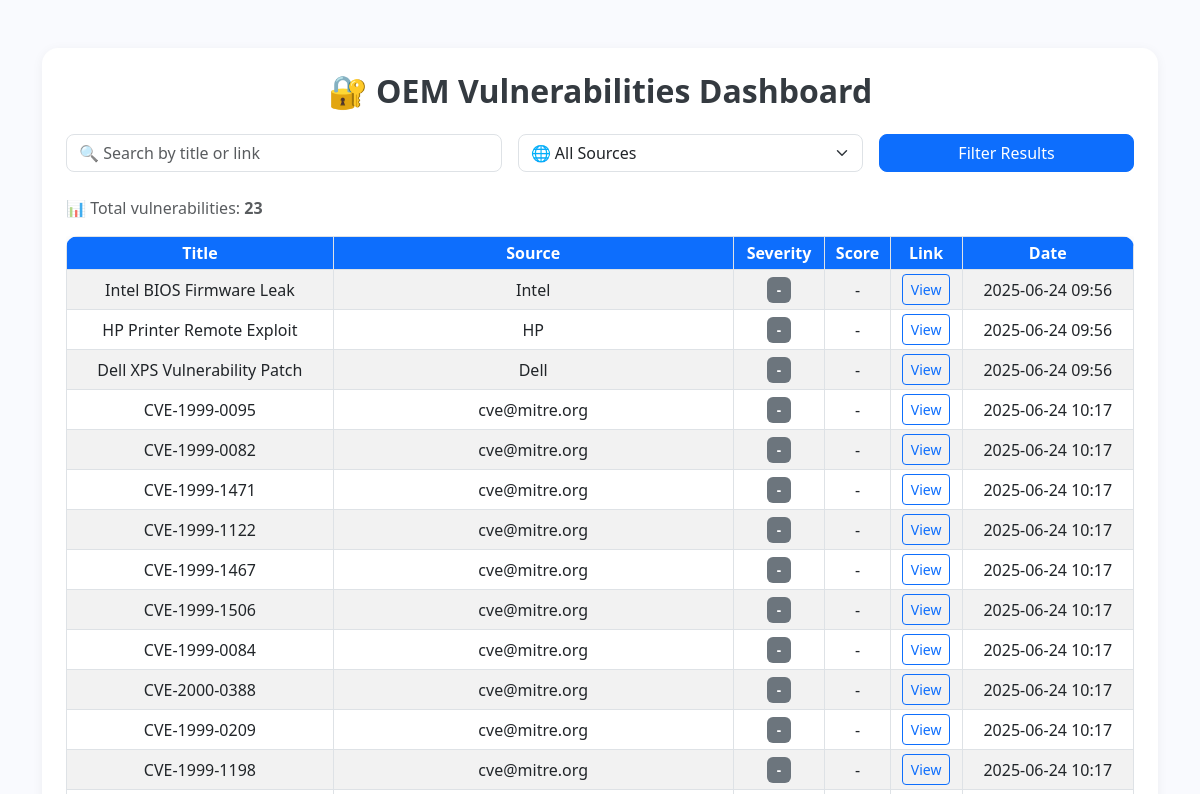
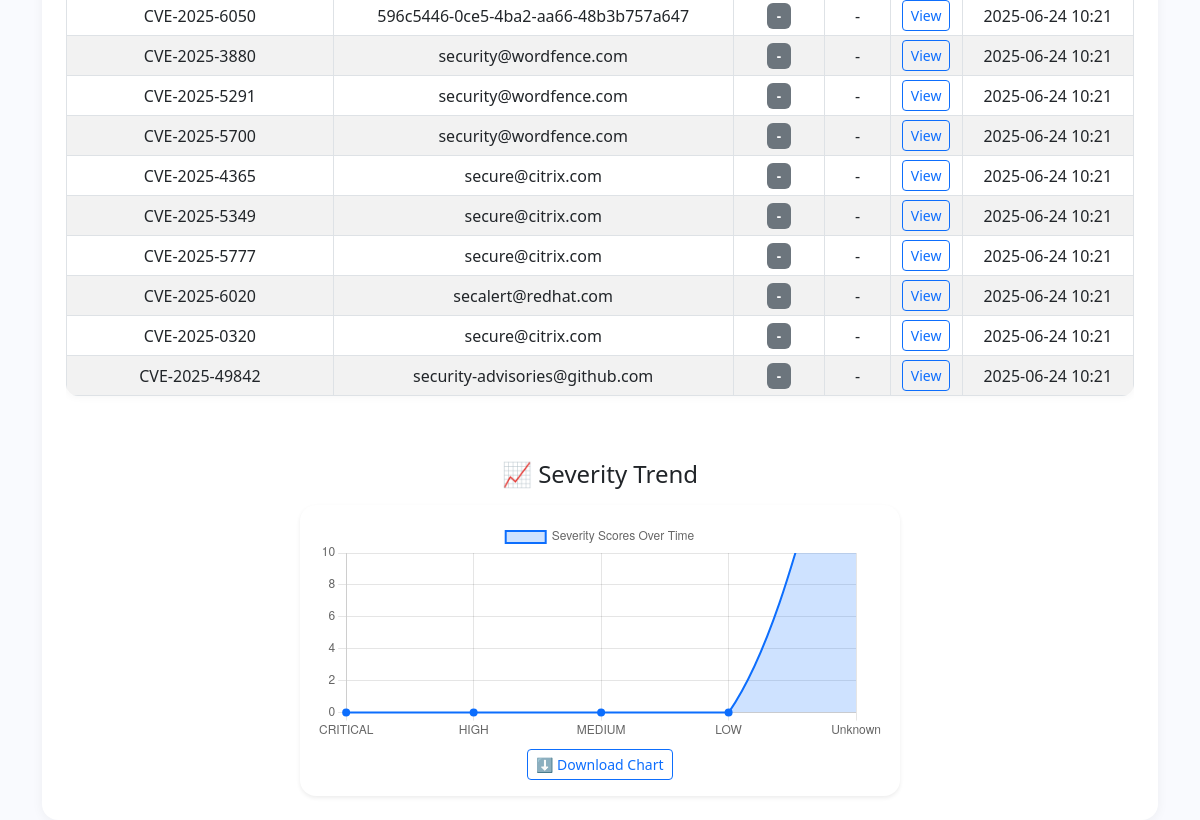
/, run on an earlier commit of the app's database (2 pictures, top to bottom).
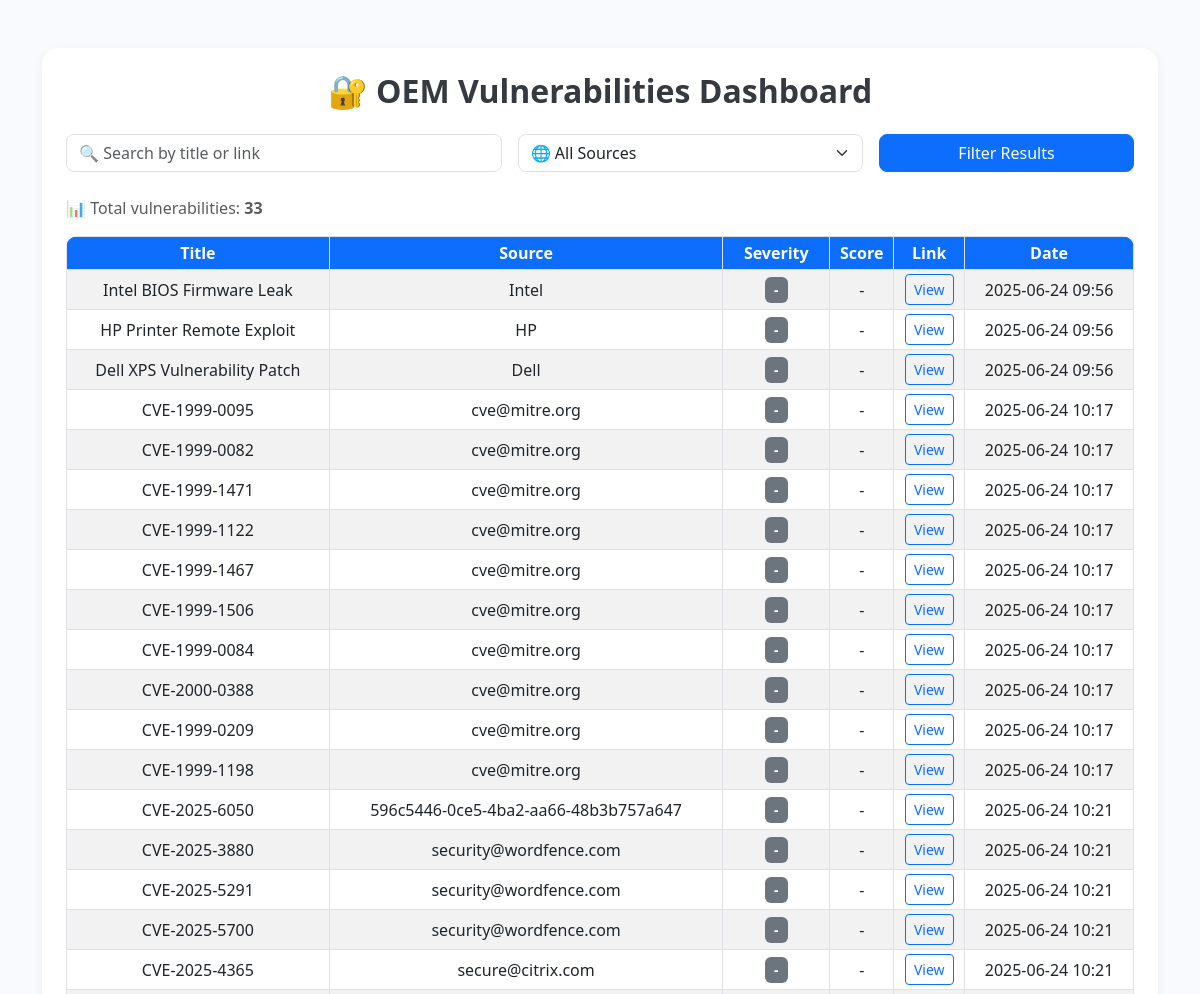
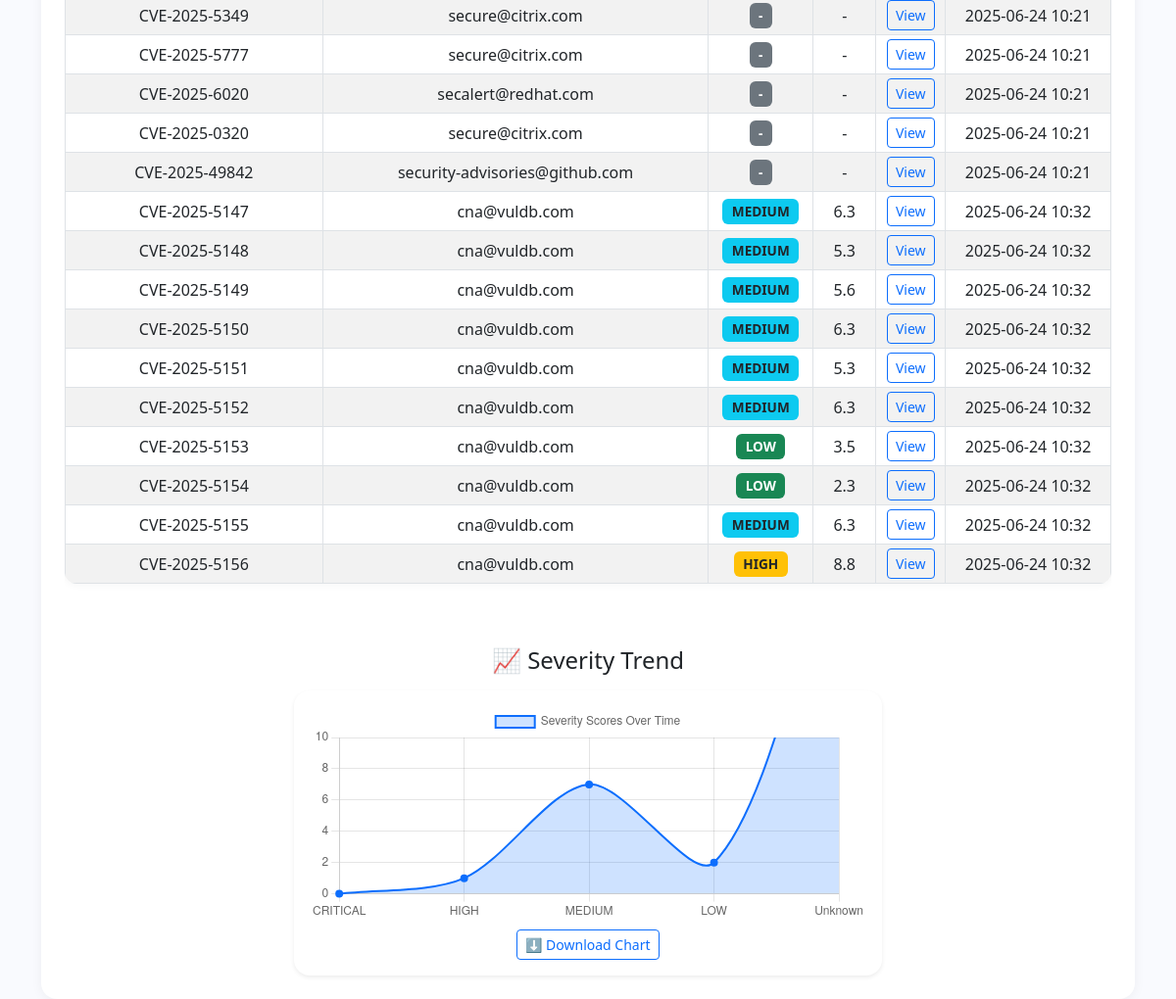
And on a later commit of the database (2 pictures, top to bottom).
### scanner/models.py (models this page shows, shortened)
class Vulnerability(models.Model):
    title = models.CharField(max_length=300)
    source = models.CharField(max_length=100)
    link = models.URLField()
    severity = models.CharField(max_length=20, blank=True, null=True)  # NEW FIELD
    score = models.FloatField(blank=True, null=True)  # NEW FIELD
    date_scraped = models.DateTimeField(auto_now_add=True)

### scanner/views.py (the view)
# urls.py: path('', home, name='home'),
def home(request):
    query = request.GET.get('q', '')
    source_filter = request.GET.get('source', '')
    vulnerabilities = Vulnerability.objects.all()
    if query:
        vulnerabilities = vulnerabilities.filter(
            Q(title__icontains=query) | Q(link__icontains=query)
        )
    if source_filter and source_filter.lower() != "all":
        vulnerabilities = vulnerabilities.filter(source__icontains=source_filter)
    available_sources = Vulnerability.objects.values_list('source', flat=True).distinct()
    severity_counts = Counter(v.severity or "Unknown" for v in vulnerabilities)
    severity_order = ["CRITICAL", "HIGH", "MEDIUM", "LOW", "Unknown"]
    chart_data = {
        "labels": json.dumps(severity_order),
        "data": json.dumps([severity_counts.get(sev, 0) for sev in severity_order])
    }
    return render(request, 'scanner/home.html', {
        'vulnerabilities': vulnerabilities,
        'available_sources': available_sources,
        'query': query,
        'selected_source': source_filter,
        'chart_data': chart_data
    })

### scanner/templates/scanner/home.html (shortened to what this page needs)
<!DOCTYPE html>
<html lang="en">
<head>
    <link href="https://cdn.jsdelivr.net/npm/bootstrap@5.3.0/dist/css/bootstrap.min.css" rel="stylesheet">
</head>
<body>
<div class="container mt-5">
    <div class="card">
        <h2 class="mb-4">🔐 OEM Vulnerabilities Dashboard</h2>
        <form method="GET" class="row g-3 mb-4">
            <div class="col-md-5">
                <input type="text" name="q" class="form-control" placeholder="🔍 Search by title or link" value="{{ query }}">
            </div>
            <div class="col-md-4">
                <select name="source" class="form-select">
                    <option value="all" {% if selected_source == 'all' %}selected{% endif %}>🌐 All Sources</option>
                </select>
            </div>
            <div class="col-md-3">
                <button type="submit" class="btn btn-primary w-100">Filter Results</button>
            </div>
        </form>
        <p class="text-muted">📊 Total vulnerabilities: <strong>{{ vulnerabilities|length }}</strong></p>
        <div class="table-responsive">
            <table class="table table-sm table-hover table-striped table-bordered align-middle">
                <thead>
                    <tr>
                        <th>Title</th>
                        <th>Source</th>
                        <th>Severity</th>
                        <th>Score</th>
                        <th>Link</th>
                        <th>Date</th>
                    </tr>
                </thead>
                <tbody>
                    {% for v in vulnerabilities %}
                    <tr>
                        <td>{{ v.title }}</td>
                        <td>{{ v.source }}</td>
                        <td>
                            {% if v.severity == "CRITICAL" %}
                                <span class="badge bg-danger">CRITICAL</span>
                            {% elif v.severity == "HIGH" %}
                                <span class="badge bg-warning text-dark">HIGH</span>
                            {% elif v.severity == "MEDIUM" %}
                                <span class="badge bg-info text-dark">MEDIUM</span>
                            {% elif v.severity == "LOW" %}
                                <span class="badge bg-success">LOW</span>
                            {% else %}
                                <span class="badge bg-secondary">-</span>
                            {% endif %}
                        </td>
                        <td>{{ v.score|default:"-" }}</td>
                        <td><a href="{{ v.link }}" target="_blank" class="btn btn-sm btn-outline-primary">View</a></td>
                        <td>{{ v.date_scraped|date:"Y-m-d H:i" }}</td>
                    </tr>
                    {% empty %}
                    <tr>
                        <td colspan="6">No results found.</td>
                    </tr>
                    {% endfor %}
                </tbody>
            </table>
        </div>
        <h4 class="mt-5 mb-3 text-center">📈 Severity Trend</h4>
        <div class="d-flex justify-content-center">
    <div class="card p-3 shadow-sm" style="width: 100%; max-width: 600px;">
        <div class="chart-container" style="position: relative; height: 220px;">
            <canvas id="severityChart"></canvas>
        </div>
        <div class="text-center mt-2">
            <button id="exportChart" class="btn btn-outline-primary btn-sm">⬇️ Download Chart</button>
        </div>
    </div>
</div>
    </div>
</div>
<script>
const ctx = document.getElementById('severityChart').getContext('2d');
const severityChart = new Chart(ctx, {
    type: 'line',
    data: {
        labels: {{ chart_data.labels|safe }},
        datasets: [{
            label: 'Severity Scores Over Time',
            data: {{ chart_data.data|safe }},
            backgroundColor: 'rgba(13, 110, 253, 0.2)',
            borderColor: 'rgba(13, 110, 253, 1)',
            borderWidth: 2,
            tension: 0.3,
            fill: true,
            pointRadius: 3,
            pointBackgroundColor: 'rgba(13, 110, 253, 1)'
        }]
    },
    options: {
        responsive: true,
        maintainAspectRatio: false,
        scales: {
            y: {
                beginAtZero: true,
                max: 10,
                ticks: {
                    stepSize: 2
                }
            }
        },
        plugins: {
            legend: {
                display: true,
                position: 'top'
            },
            title: {
                display: false
            }
        }
    }
});
document.getElementById("exportChart").onclick = () => {
    const a = document.createElement('a');
    a.href = severityChart.toBase64Image();
    a.download = "vulnerability_severity_chart.png";
    a.click();
};
</script>
</body>
</html>

### scanner/templates/scanner/home.html (style rules this page uses)
body { background-color: #f9fafe; }
h2 { color: #343a40; font-weight: 600; text-align: center; }
.form-control, .form-select { border-radius: 8px; }
.table { background-color: #fff; border-radius: 12px; overflow: hidden; box-shadow: 0 0 10px rgba(0,0,0,0.05); }
.table th { background-color: #0d6efd; color: white; text-align: center; }
.table td { vertical-align: middle; text-align: center; }
.badge { font-size: 0.85rem; padding: 0.45em 0.7em; }
.btn-primary { border-radius: 8px; }
.card { border: none; border-radius: 16px; background-color: #ffffff; box-shadow: 0 2px 12px rgba(0, 0, 0, 0.05); padding: 24px; }

What changed in the data, as far as the page shows it:
added Vulnerability: title "CVE-2025-5147", source "cna@vuldb.com", severity "MEDIUM", score "6.3", date_scraped "2025-06-24 10:32"
added Vulnerability: title "CVE-2025-5148", source "cna@vuldb.com", severity "MEDIUM", score "5.3", date_scraped "2025-06-24 10:32"
added Vulnerability: title "CVE-2025-5149", source "cna@vuldb.com", severity "MEDIUM", score "5.6", date_scraped "2025-06-24 10:32"
added Vulnerability: title "CVE-2025-5150", source "cna@vuldb.com", severity "MEDIUM", score "6.3", date_scraped "2025-06-24 10:32"
added Vulnerability: title "CVE-2025-5151", source "cna@vuldb.com", severity "MEDIUM", score "5.3", date_scraped "2025-06-24 10:32"
added Vulnerability: title "CVE-2025-5152", source "cna@vuldb.com", severity "MEDIUM", score "6.3", date_scraped "2025-06-24 10:32"
added Vulnerability: title "CVE-2025-5153", source "cna@vuldb.com", severity "LOW", score "3.5", date_scraped "2025-06-24 10:32"
added Vulnerability: title "CVE-2025-5154", source "cna@vuldb.com", severity "LOW", score "2.3", date_scraped "2025-06-24 10:32"
added Vulnerability: title "CVE-2025-5155", source "cna@vuldb.com", severity "MEDIUM", score "6.3", date_scraped "2025-06-24 10:32"
added Vulnerability: title "CVE-2025-5156", source "cna@vuldb.com", severity "HIGH", score "8.8", date_scraped "2025-06-24 10:32"
Also different on the page:
{{ vulnerabilities|length }}: "23" → "33"
chart data {{ chart_data.data|safe }}: [0, 0, 0, 0, 23] → [0, 1, 7, 2, 23]
